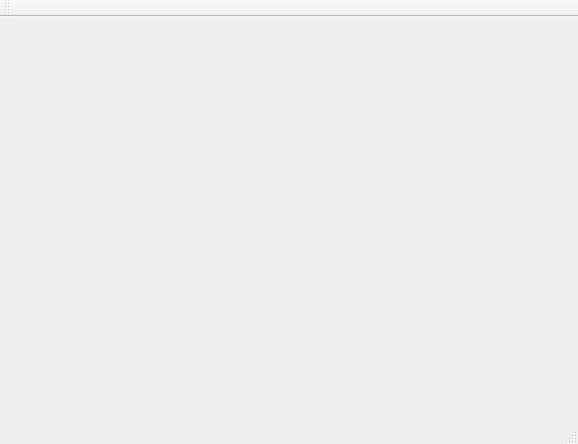
<?xml version="1.0" encoding="UTF-8"?>
<ui version="4.0">
 <class>MainWindow</class>
 <widget class="QMainWindow" name="MainWindow">
  <property name="geometry">
   <rect>
    <x>0</x>
    <y>0</y>
    <width>578</width>
    <height>444</height>
   </rect>
  </property>
  <property name="windowTitle">
   <string>MainWindow</string>
  </property>
  <widget class="QWidget" name="centralWidget"/>
  <widget class="QMenuBar" name="menuBar">
   <property name="geometry">
    <rect>
     <x>0</x>
     <y>0</y>
     <width>578</width>
     <height>23</height>
    </rect>
   </property>
  </widget>
  <widget class="QToolBar" name="mainToolBar">
   <attribute name="toolBarArea">
    <enum>TopToolBarArea</enum>
   </attribute>
   <attribute name="toolBarBreak">
    <bool>false</bool>
   </attribute>
  </widget>
  <widget class="QStatusBar" name="statusBar"/>
 </widget>
 <layoutdefault spacing="6" margin="11"/>
 <resources/>
 <connections/>
</ui>
